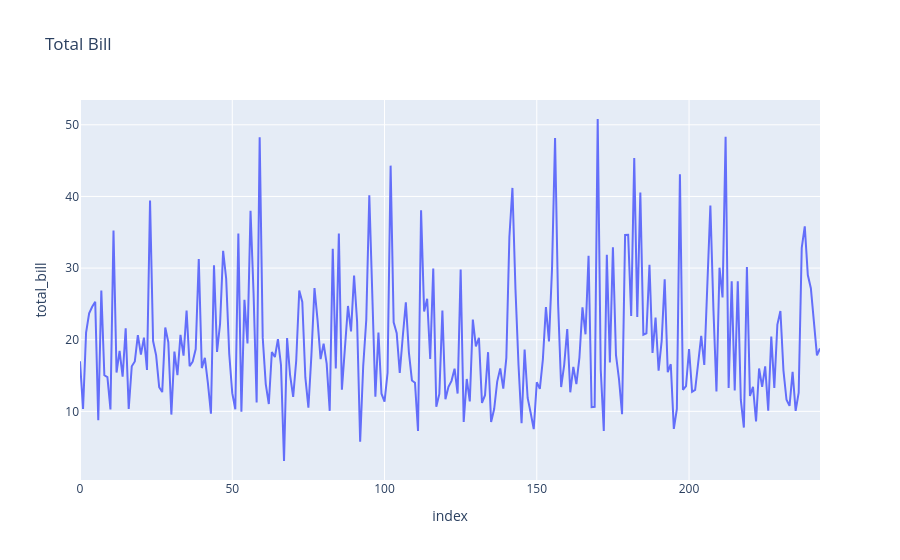

The notebook cell saved with this chart:
### Code cell
import plotly.express as px
import seaborn as sns

tips = sns.load_dataset('tips')

fig = px.line(
    tips,
    y='total_bill',
    title='Total Bill'
)

fig.show()

### Figure 1 — Plotly figure (JSON) as saved in the notebook; plotly's stock layout.template omitted (floating-point values rounded to 4 significant figures; data arrays with more than 128 entries replaced by an {"elided": "..."} marker saying what was removed)
{"data": [{"hovertemplate": "index=%{x}<br>total_bill=%{y}<extra></extra>", "legendgroup": "", "line": {"color": "#636efa", "dash": "solid"}, "marker": {"symbol": "circle"}, "mode": "lines", "name": "", "orientation": "v", "showlegend": false, "type": "scatter", "x": {"elided": "244 int values"}, "xaxis": "x", "y": {"elided": "244 float values"}, "yaxis": "y"}], "layout": {"legend": {"tracegroupgap": 0}, "title": {"text": "Total Bill"}, "xaxis": {"anchor": "y", "domain": [0, 1], "title": {"text": "index"}}, "yaxis": {"anchor": "x", "domain": [0, 1], "title": {"text": "total_bill"}}}}
